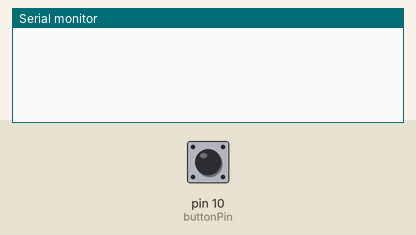
Recording of a sketch running on a simulated Arduino Uno, built with avr-gcc and run on an emulated ATmega328P. Shown: the last lines printed to the serial monitor. The test bench sets the inputs (shaded band); at power-on: pin 10 (buttonPin) LOW.

Above: at 1.2 s.
1.3 s: pin 10 (buttonPin) pulled HIGH for 0.15 s
At 2.3 s:
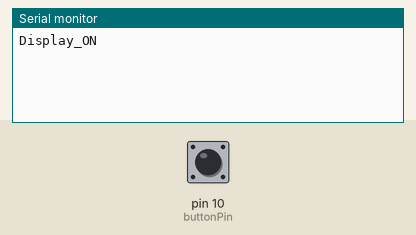
2.9 s: pin 10 (buttonPin) pulled HIGH for 1 s
At 3.6 s:
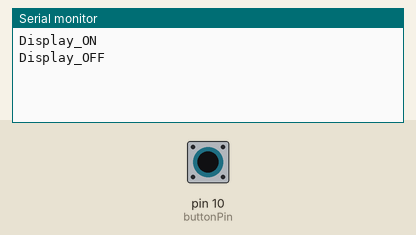

Measured:
- after the input at 1.3 s, the serial monitor: prints a new line at once (image 1)
- after the input at 2.9 s, the serial monitor: prints a new line at once (image 2)

The sketch:

Task1_Send_toProtoPie.ino
```cpp
//Variables
int buttonPin = 10;  // the number of the pushbutton pin

// variables will change:
int curButtonState = 0;  // variable for reading the pushbutton status
int lastButtonState = 0;
int counter = 0;

void setup() {

  // initialize the pushbutton pin as an input:
  pinMode(buttonPin, INPUT);

  Serial.begin(9600);
}

void loop() {

  //Send something to ProtoPie Connect
  curButtonState = digitalRead(buttonPin);

  if (curButtonState != lastButtonState) {
    lastButtonState = curButtonState;

    if (curButtonState == HIGH) {
      counter++;

      if (counter == 1) {
        Serial.println("Display_ON");
      }

      if (counter == 2) {
        counter = 0;
        Serial.println("Display_OFF");
      }
    }
  }
}
```
